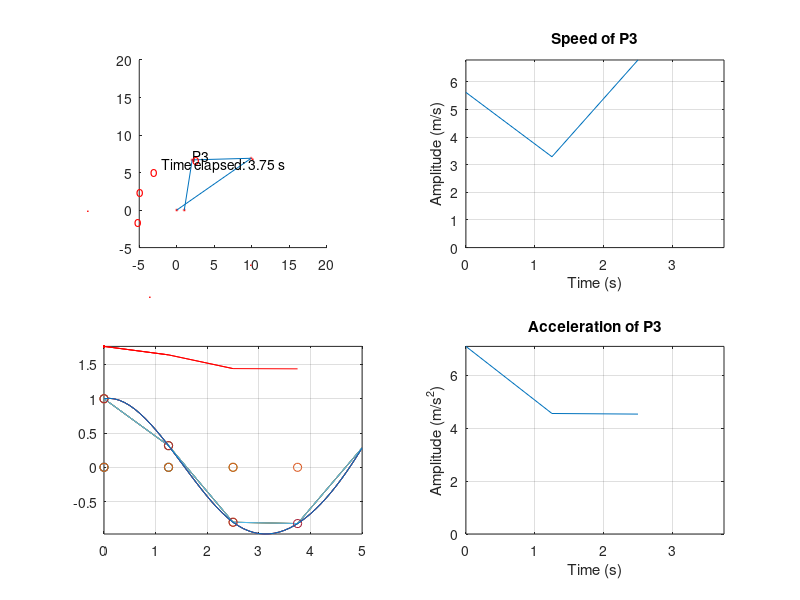

Write the MATLAB code that produced this figure.
clc;
clear variables
r1=input('enter range: 0 to ');
t=ceil(max(3*r1/(2*pi),3));
format='Please select number of presicion points more than %d \n';
fprintf(format,t);
prompt='enter number of presicion points ';
n=input(prompt);
n=ceil(n);
if(n>t)
f=r1;
theta_s= 0;  
theta_f= f;
phi_s= 0;
phi_f= f;
i=1:n;
theta = theta_s + (theta_f - theta_s)*(i-1)/(n-1); 
x_s = 0;
x_f = f;
r_x=(theta_f-theta_s)/(x_f-x_s);
x = x_s + (theta-theta_s)/r_x;
y= cos(x);
t0=0;
s=zeros(100,1);
for r_y=100:-1:1
phi=phi_s+ r_y*(y- y(1));
    phi=deg2rad(phi);
    sum1=sum(cos(theta));
    sum2=sum(cos(phi));
    sum3=sum(cos(phi).^2);
    sum4=sum(cos(theta).^2);
    sum5=sum(cos(theta-phi));
    sum6=sum(cos(theta).*cos(phi));
    sum7=sum(cos(theta-phi).*cos(phi));
    sum8=sum(cos(theta-phi).*cos(theta));
    A1=[1,sum2,-sum1;sum2,sum3,-sum6;sum1,sum6,-sum4];
    B1=[sum5,sum7,sum8];
    R= A1\B1';
    
    D=5; A=D/R(2); C= D/R(3); B= sqrt(A^2+C^2+D^2-2*R(1)*A*C);
    t1=B+D-A-C;
    t2=D+C-A-B;
    t3=B+C-A-D;
    A=A/4;B=B/4;C=C/4;D=D/4;
    E = sqrt(A^2 + D^2 - 2*A*D*cos(theta));
    j=(E.^2 + C^2 - B^2)./(2*E*C);
    if(abs(max(j))<1)
        %disp('hi');
        if(abs((C^2 + B^2 - E.^2)./(2*B*C))<1)
        %disp('not complex');
    alfa = asin(A*sin(theta)./E);
    beta = acos((E.^2 + C^2 - B^2)./(2*E*C));
    tran=acos((C^2 + B^2 - E.^2)./(2*B*C)); 
    t=[-abs(t1) -abs(t2) abs(t3);abs(t1) abs(t2) abs(t3);abs(t1) -abs(t2) -abs(t3);-abs(t1) abs(t2) -abs(t3)]';
    if(t1==t(1,1) && t2== t(2,1) && t3== t(3,1))
        %disp('crank-crank');
    elseif(t1==t(1,2) && t2== t(2,2) && t3== t(3,2))
         %disp('crank-rocker');
    elseif(t1==t(1,3) && t2== t(2,3) && t3== t(3,3))
         %disp('rocker-crank');
    elseif(t1==t(1,4) && t2== t(2,4) && t3== t(3,4))
         %disp('rocker-rocker');
    else
        %disp('non-grashof');
        s(r_y)=n;
%         disp(r_y);
    end
    else
        %disp('complex');
        t0(r_y)=1;
        %disp(j);
        continue;
        end
    else
        %disp('complex');
        t0(r_y)=1;
        %disp(j);
        continue;
    end
end
[m,n]=size(s);
for i=1:n
    if(s(i)==0)
            r_y=i;
        
    end
end
phi=phi_s+ r_y*(y- y(1));
    phi=deg2rad(phi);
    sum1=sum(cos(theta));
    sum2=sum(cos(phi));
    sum3=sum(cos(phi).^2);
    sum4=sum(cos(theta).^2);
    sum5=sum(cos(theta-phi));
    sum6=sum(cos(theta).*cos(phi));
    sum7=sum(cos(theta-phi).*cos(phi));
    sum8=sum(cos(theta-phi).*cos(theta));
    A1=[1,sum2,-sum1;sum2,sum3,-sum6;sum1,sum6,-sum4];
    B1=[sum5,sum7,sum8];
    R= A1\B1';
 R=[   -0.5708   -0.0828    0.1477];

% R=[  -0.6394   -0.2253    0.3776];
    R=R';

    D=1; A=D/R(2); C= D/R(3); B= sqrt(A^2+C^2+D^2-2*R(1)*A*C);
%     disp(B^2+C^2-D^2);
[m,n]=size(x);
xo=linspace(0,f,n);
yo=cos(xo);

disp([A B C D]);
    t1=B+D-A-C;
    t2=D+C-A-B;
    t3=B+C-A-D;
    t=[-abs(t1) -abs(t2) abs(t3);abs(t1) abs(t2) abs(t3);abs(t1) -abs(t2) -abs(t3);-abs(t1) abs(t2) -abs(t3)]';
    if(t1==t(1,1) && t2== t(2,1) && t3== t(3,1))
        disp('crank-crank');
    elseif(t1==t(1,2) && t2== t(2,2) && t3== t(3,2))
         disp('crank-rocker');
    elseif(t1==t(1,3) && t2== t(2,3) && t3== t(3,3))
         disp('rocker-crank');
    elseif(t1==t(1,4) && t2== t(2,4) && t3== t(3,4))
         disp('rocker-rocker');
    else
        disp('Non-grashof');
    end
t=theta;
xx = 0:.1:f;
P1 = [0;0];
P4 = D*[1;0];
%disp((C.^2 + B.^2 - E.^2)./(2*B*C));
P2 = A*[cos(theta); sin(theta)]; 
E = sqrt(A^2 + D^2 - 2*A*D*cos(theta));
alfa = asin(A*sin(theta)./E);
beta = acos((E.^2 + C^2 - B^2)./(2*E*C));
tran=acos((C.^2 + B.^2 - E.^2)./(2*B*C));
P3 = [D - C*cos(alfa+beta); C*sin(alfa+beta)];
disp(tran);

P3_x = P3(1,:);
P3_y = P3(2,:);
P3_vx = diff(P3_x)./diff(t);
P3_vy = diff(P3_y)./diff(t);
t1=t(1:n-1);
P3_ax = diff(P3_vx)./diff(t1);
P3_ay = diff(P3_vy)./diff(t1);

P3_v = sqrt(P3_vx.^2 + P3_vy.^2);
P3_a = sqrt(P3_ax.^2 + P3_ay.^2);

yy = spline(x,y,xx);
y1=y-spline(x,y,x);

for i=1:length(t)-1
   subplot(2,2,3);
   set(gca,'XLim',[0 f],'YLim',[-1 1]);
   plot(xo,yo,x(1:i),y(1:i),'o',xx,yy,x(1:i),y1(1:i),'o');
   grid on
   grid minor
   hold on
   set(gca,'XLim',[0 f],'YLim',[-inf inf]);
   plot(theta(1:i),tran(1:i),'r');
   grid on
   grid minor
   hold on
   ani = subplot(2,2,1);
   P1_circle = viscircles(P1',0.05);
   P2_circle = viscircles(P2(:,i)',0.05);
   P3_circle = viscircles(P3(:,i)',0.05);
   P4_circle = viscircles(P4',0.05); 
   
   A_bar = line([P1(1) P2(1,i)],[P1(2) P2(2,i)]);
   B_bar = line([P2(1,i) P3(1,i)],[P2(2,i) P3(2,i)]);
   C_bar = line([P3(1,i) P4(1)],[P3(2,i) P4(2)]);
   
   axis(ani,'equal');
   set(gca,'XLim',[-5 20],'YLim',[-5 20]);
   
   str1 = 'P3';
   str3='o';
   str4='.';
   str2 = ['Time elapsed: '  num2str(t(i)) ' s'];
   P3_text = text(P3(1,i),P3(2,i)+0.6,str1);
   P3_text1 = text(P3(1,i),P3(2,i),str3,'color','red');
   P1_text1 = text(P2(1,i),P2(2,i),str4,'color','red');
   Time = text(-2,6,str2);
   pause(0.005);
   if i<length(t1)
    delete(P1_circle);
    delete(P2_circle); 
    delete(P3_circle);
    delete(P4_circle);
    delete(A_bar);
    delete(B_bar);
    delete(C_bar);
    delete(P3_text);
    delete(Time);
    vel = subplot(2,2,2);
    plot(vel,t1(1:i),P3_v(1:i));
    set(vel,'XLim',[0 t(n-1)],'YLim',[0 inf]);
    xlabel(vel, 'Time (s)');
    ylabel(vel, 'Amplitude (m/s)');
    title(vel,'Speed of P3');
    grid on;
    acc = subplot(2,2,4);
    plot(acc,t1(1:i),P3_a(1:i));
    set(acc,'XLim',[0 t(n-1)],'YLim',[0 inf]);
    xlabel(acc, 'Time (s)');
    ylabel(acc, 'Amplitude (m/s^2)');
    title(acc,'Acceleration of P3');
    grid on;
   end
end
else
    disp('too less presecion points for this range');
end
